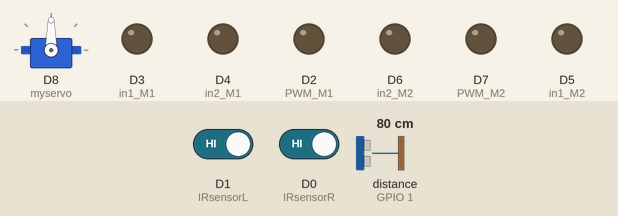
The sketch below on a simulated ESP8266 (NodeMCU). Parts: servo, output pins drawn as LEDs (lit = HIGH). Inputs (shaded band) come from the test bench; at power-on: distance to the obstacle (sensor on GPIO 1) 80 cm, D1 (IRsensorL) HIGH, D0 (IRsensorR) HIGH.

Above: at 1.2 s.
1.3 s: distance to the obstacle (sensor on GPIO 1) set to 10 cm
2.8 s: distance to the obstacle (sensor on GPIO 1) set to 7 cm
At 5.7 s:
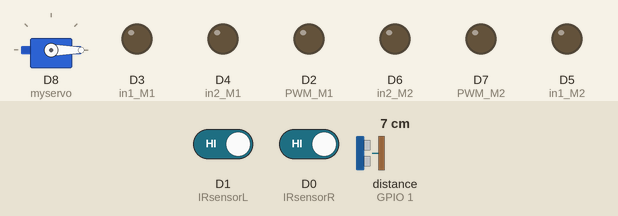
5.8 s: distance to the obstacle (sensor on GPIO 1) set to 9 cm
At 6.7 s:
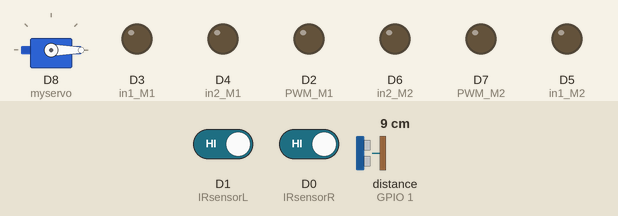
7.3 s: D1 (IRsensorL) driven LOW
At 8.5 s:
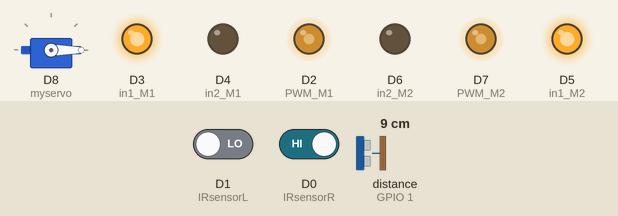
8.8 s: D0 (IRsensorR) driven LOW
At 9.7 s:
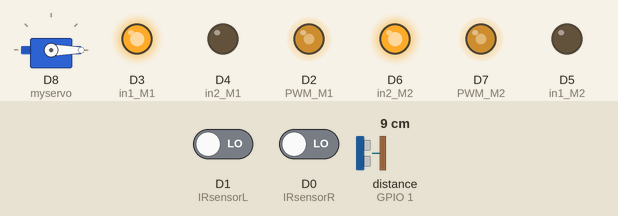
10.3 s: D1 (IRsensorL) driven HIGH
At 10.8 s:
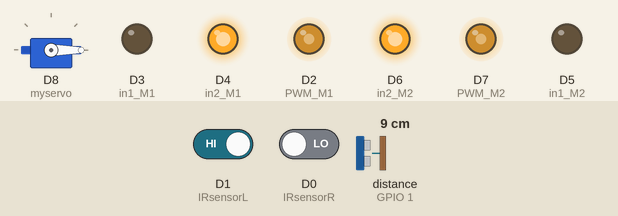
Timing chart, 0 to 12.8 s (numbered marks = the images above; inputs shaded):
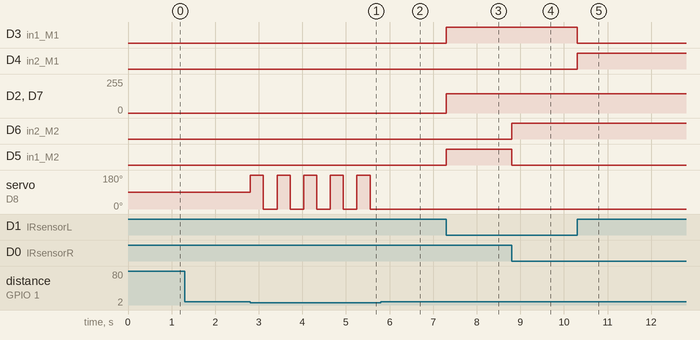

The sketch:

LAB9_2.ino
```cpp
#define PWM_M1 D2
#define in1_M1 D3
#define in2_M1 D4
#define in1_M2 D5
#define in2_M2 D6
#define PWM_M2 D7
#include <Servo.h>
#include <Ultrasonic.h>
Ultrasonic ultrasonic(D9,D10);

Servo myservo;
int degree;
int readdegree;

#define IRsensorL D1
#define IRsensorR D0
int LsensorValue;
int RsensorValue;

int distanceCM;
int distanceINC;
int speed = 143;


void setup() {
  myservo.attach(D8);
  pinMode(PWM_M1,OUTPUT);
  pinMode(in1_M1,OUTPUT);
  pinMode(in2_M1,OUTPUT);
  pinMode(PWM_M2,OUTPUT);
  pinMode(in1_M2,OUTPUT);
  pinMode(in2_M2,OUTPUT);
}

void move(int LsenValue,int RsenValue){
  if(LsenValue == 1 && RsenValue == 0){
    turnLeft();
  }else if (LsenValue == 0 && RsenValue == 1){
    turnRigth();
  }else if(LsenValue == 1 && RsenValue == 1){
    stop();
  }else if(LsenValue == 0 && RsenValue == 0){
    forward();
  }
}

void loop() {
  delay(10);
  LsensorValue = digitalRead(IRsensorL);
  RsensorValue = digitalRead(IRsensorR);
  distanceCM = ultrasonic.read(CM);
  if (distanceCM <= 8){
    stop();
    myservo.write(180);
    delay(300);
    myservo.write(0);
    delay(300);
  }else{
    /* forward(); */
    move(LsensorValue,RsensorValue);
  }
  // put your main code here, to run repeatedly:
}

void turnLeft(){
  digitalWrite(in1_M1,LOW);
  digitalWrite(in2_M1,HIGH);
  analogWrite(PWM_M1,speed);

  digitalWrite(in1_M2,LOW);
  digitalWrite(in2_M2,HIGH);
  analogWrite(PWM_M2,speed);
}

void forward(){
  digitalWrite(in1_M1,HIGH);
  digitalWrite(in2_M1,LOW);
  analogWrite(PWM_M1,speed);

  digitalWrite(in1_M2,LOW);
  digitalWrite(in2_M2,HIGH);
  analogWrite(PWM_M2,speed);
}

void stop(){
  digitalWrite(in1_M1,LOW);
  digitalWrite(in2_M1,LOW);
  analogWrite(PWM_M1,0);


  digitalWrite(in1_M2,LOW);
  digitalWrite(in2_M2,LOW);
  analogWrite(PWM_M2,0);
}

void turnRigth(){
  digitalWrite(in1_M1,HIGH);
  digitalWrite(in2_M1,LOW);
  analogWrite(PWM_M1,speed);

  digitalWrite(in1_M2,HIGH);
  digitalWrite(in2_M2,LOW);
  analogWrite(PWM_M2,speed);
}
```

Measured:
- the behaviour switches between 9 and 8 cm on distance to the obstacle (sensor on GPIO 1) (found by bisection; images 0 and 1)
- after the input at 1.3 s, every drawn part: stays the same
- after the input at 2.8 s, servo on D8 (myservo): alternates 180° for 0.30 s and 0° for 0.31 s, starting at once
- after the input at 5.8 s, servo on D8 (myservo): stops changing and stays 0°
- after the input at 7.3 s, D3 (in1_M1), D5 (in1_M2): LOW → HIGH at once; D2 (PWM_M1), D7 (PWM_M2): 0/255 → 143/255 at once
- after the input at 8.8 s, D6 (in2_M2): LOW → HIGH at once; D5 (in1_M2): HIGH → LOW at once
- after the input at 10.3 s, D3 (in1_M1): HIGH → LOW at once; D4 (in2_M1): LOW → HIGH at once
